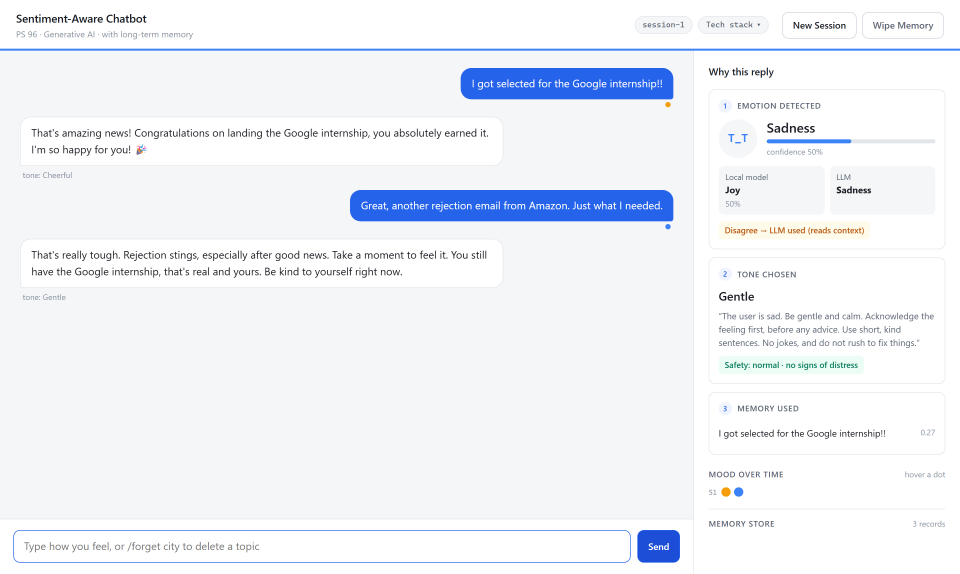
#> input picture docs/screenshots/jury2/01_full_interface.png, 2880 x 1720 px (shown at 1/3 size)
$ python crop_figures.py
#> lines starting #> are read from the running program, lines starting #| are printed output that depends on the picture
"""
Cuts focused figures for the Jury 2 slides out of the full screenshots.

Run after capture_screenshots.py in this folder:

    .venv\\Scripts\\python.exe presentation\\jury2\\crop_figures.py

Coordinates are in pixels of the 2880 x 1720 screenshots.
"""

import os

from PIL import Image

FOLDER = os.path.join(os.path.dirname(os.path.abspath(__file__)), "..", "..", "docs", "screenshots", "jury2")

# name of new figure: (source screenshot, (left, top, right, bottom))
CROPS = {
    # Cards from the right-hand panel, cut from the sharp 2x screenshots.
    # The chat figures (chat_*.png) need no cutting: the capture script
    # already saves them at the right size.
    "fig_emotion_disagree.png": ("01_full_interface.png", (2120, 265, 2840, 752)),
    "fig_tone_concern.png":     ("02_concern.png",        (2120, 770, 2840, 1315)),
    "fig_crisis_panel.png":     ("04_crisis.png",         (2120, 265, 2840, 1152)),
    "fig_timeline.png":         ("04_crisis.png",         (2115, 1370, 2845, 1480)),
}


def main():
    for name, (source, box) in CROPS.items():
        image = Image.open(os.path.join(FOLDER, source))
#> image is the input picture: PIL image 2880x1720 RGB; mean R, G, B 239.2, 242.1, 248
        image.crop(box).save(os.path.join(FOLDER, name))
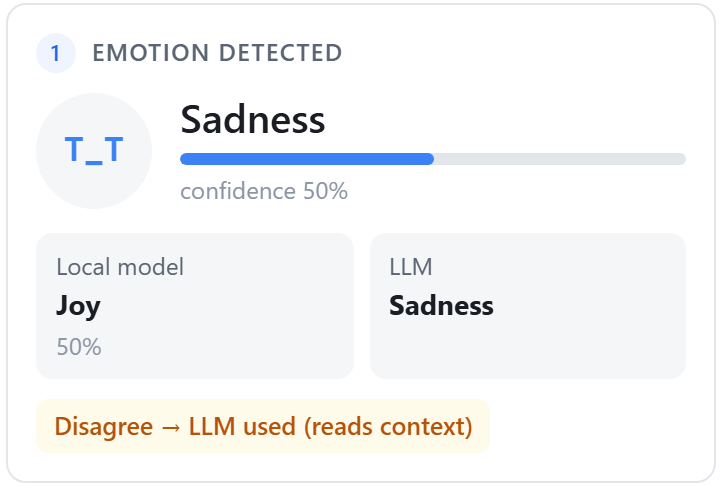
#> saved as fig_emotion_disagree.png: PIL image 720x487 RGB; mean R, G, B 245.8, 246.1, 246.6
        print("saved", name, image.crop(box).size)
#| saved fig_emotion_disagree.png (720, 487)
#> pass 2 of the loop in main, `for name, (source, box) in CROPS.items():`:
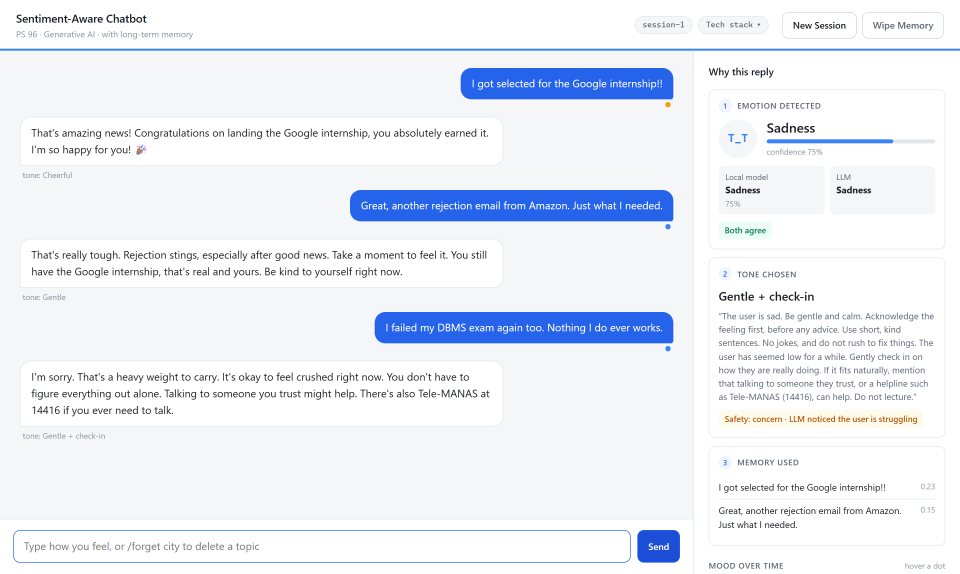
#> input picture docs/screenshots/jury2/02_concern.png, 2880 x 1720 px (shown at 1/3 size)
#> in main, image is the input picture: PIL image 2880x1720 RGB; mean R, G, B 235.1, 238.9, 246.9
#> in main, `image.crop(box).save(os.path.join(FOLDER, name))`:
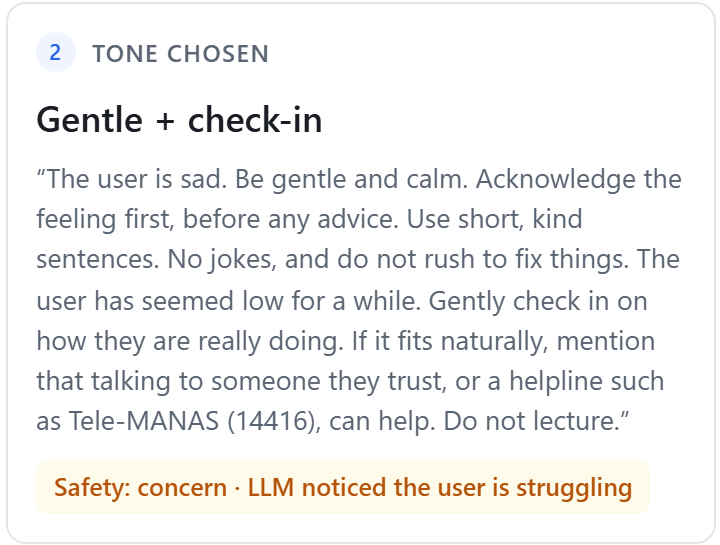
#> saved as fig_tone_concern.png: PIL image 720x545 RGB; mean R, G, B 243.6, 243.1, 242.2
#| saved fig_tone_concern.png (720, 545)
#> pass 3 of the loop in main, `for name, (source, box) in CROPS.items():`:
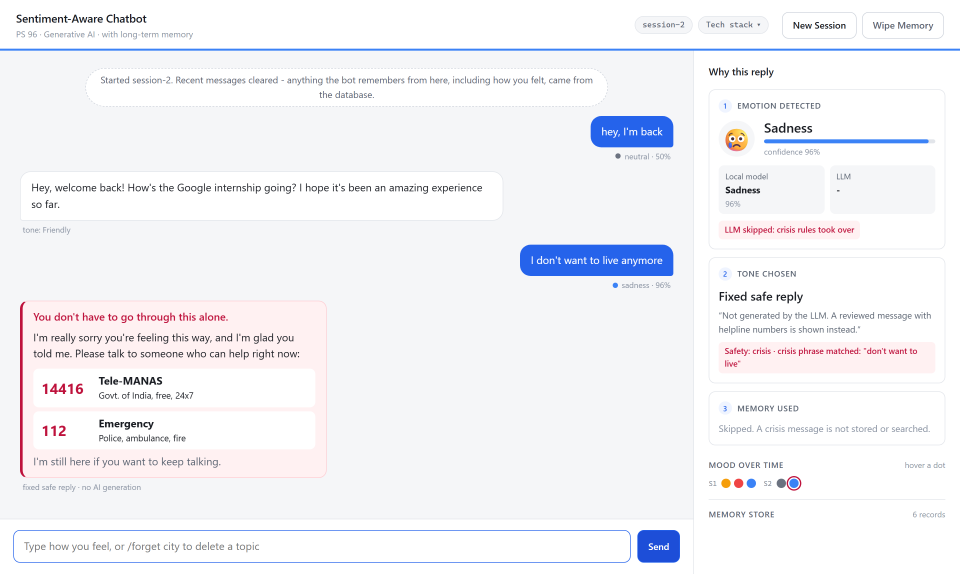
#> input picture docs/assets/jury2/04_crisis.png, 2880 x 1720 px, found by its file name (shown at 1/3 size)
#> in main, image is the input picture: PIL image 2880x1720 RGB; mean R, G, B 243, 243.2, 247.2
#> in main, `image.crop(box).save(os.path.join(FOLDER, name))`:
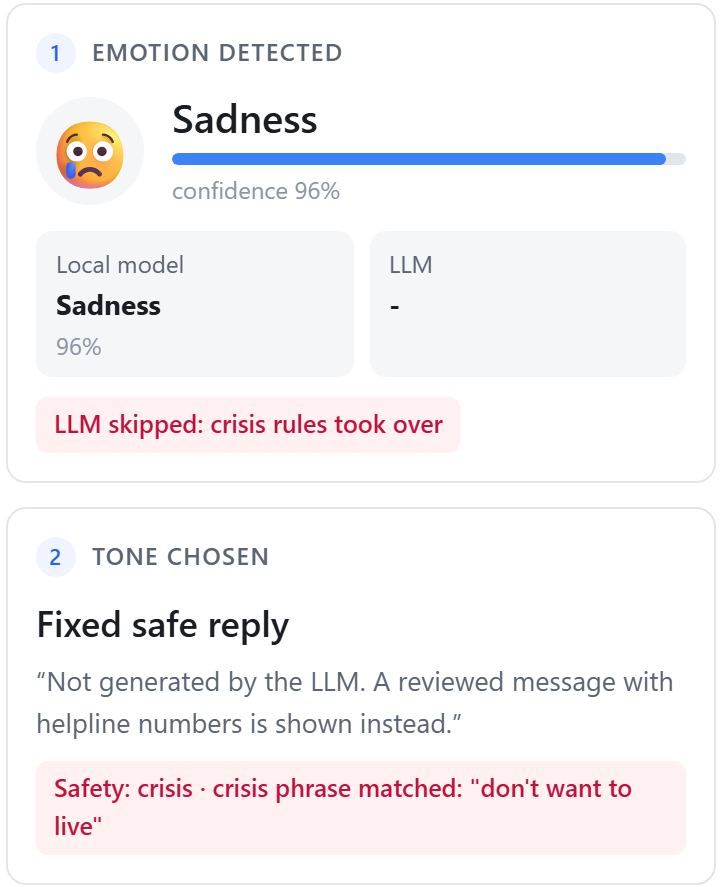
#> saved as fig_crisis_panel.png: PIL image 720x887 RGB; mean R, G, B 246.4, 243.9, 245.8
#| saved fig_crisis_panel.png (720, 887)
#> the loop made 4 passes; the first 3 are shown


if __name__ == "__main__":
    main()
